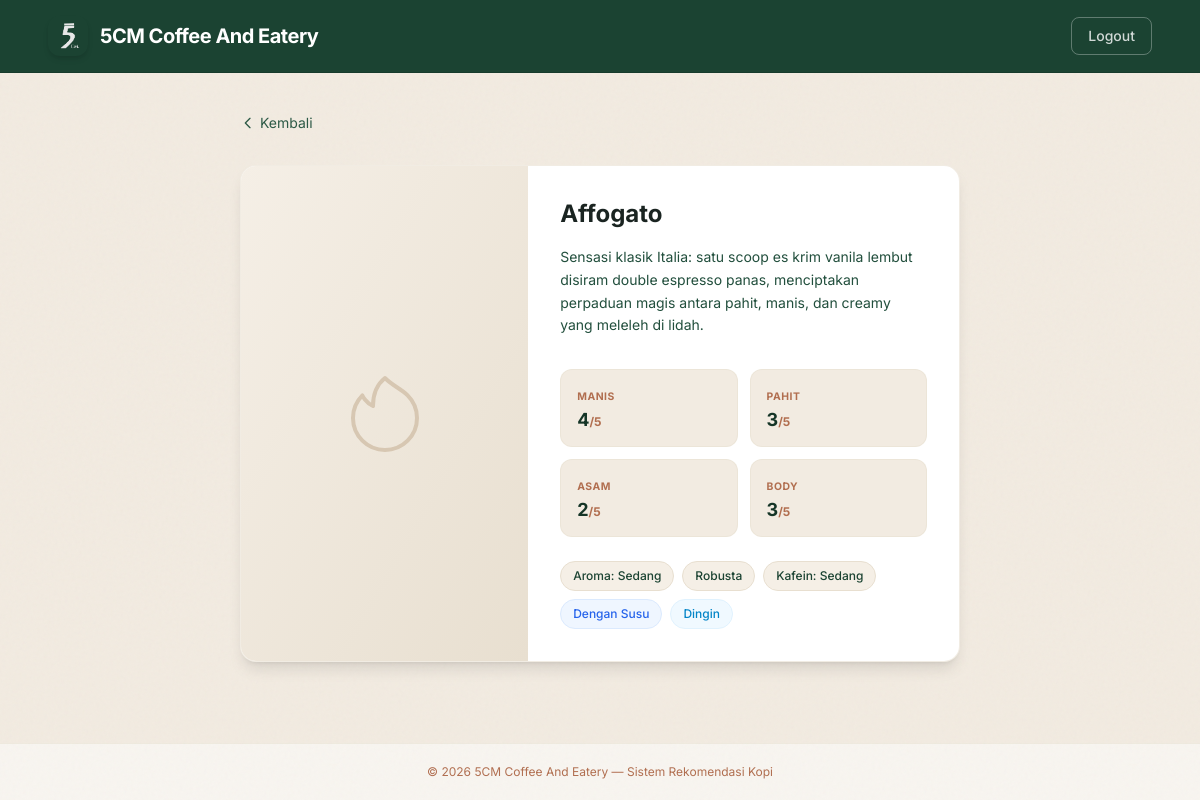
Page /coffee/2/ (signed in) on the committed database.
### recommendation/models.py (models this page shows, shortened)
class MenuKopi(models.Model):
    id_menu = models.AutoField(primary_key=True)
    nama_menu = models.CharField(max_length=100)
    kemanisan = models.IntegerField(help_text="Skala 1-5")
    kepahitan = models.IntegerField(help_text="Skala 1-5")
    keasaman = models.IntegerField(help_text="Skala 1-5")
    body = models.IntegerField(help_text="Skala 1-5")
    aroma = models.IntegerField(help_text="Skala 1-3")
    susu = models.BooleanField(default=False, help_text="0/1")
    suhu = models.BooleanField(default=True, help_text="0=dingin, 1=panas")
    jenis = models.IntegerField(help_text="Kategori")
    kafein = models.IntegerField(help_text="Level")
    description = models.TextField(blank=True, null=True) # Tambahan untuk UI
    image = models.ImageField(upload_to='coffee_images/', blank=True, null=True) # Tambahan untuk UI
    class Meta:
        db_table = 'menu_kopi'
        verbose_name = 'Menu Kopi'
        verbose_name_plural = 'Menu Kopi'

### recommendation/views.py (the view)
# urls.py: path('coffee/<int:pk>/', views.coffee_detail, name='coffee_detail'),
@login_required
def coffee_detail(request, pk):
    menu = get_object_or_404(MenuKopi, pk=pk)
    return render(request, 'recommendation/coffee_detail.html', {'menu': menu})

### recommendation/templates/recommendation/coffee_detail.html (shortened to what this page needs)
{% extends 'base.html' %}
{% block content %}
<div class="max-w-3xl mx-auto px-6 py-10 animate-fade-in">
    <a href="javascript:history.back()" class="inline-flex items-center gap-1 text-sm text-coffee-400 hover:text-coffee-600 mb-8 transition-colors">
        <svg xmlns="http://www.w3.org/2000/svg" class="h-4 w-4" fill="none" viewBox="0 0 24 24" stroke="currentColor" stroke-width="2">
            <path stroke-linecap="round" stroke-linejoin="round" d="M15 19l-7-7 7-7" />
        </svg>
        Kembali
    </a>
    <div class="bg-white rounded-2xl shadow-lg border border-coffee-100/60 overflow-hidden">
        <div class="flex flex-col md:flex-row">
            <div class="md:w-2/5 aspect-square bg-gradient-to-br from-coffee-50 to-coffee-100 flex items-center justify-center relative overflow-hidden">
                {% if menu.image %}
                    <img src="{{ menu.image.url }}" alt="{{ menu.nama_menu }}" class="w-full h-full object-cover">
                {% else %}
                    <div class="flex flex-col items-center gap-2 text-coffee-200">
                    </div>
                {% endif %}
            </div>
            <div class="md:w-3/5 p-8 flex flex-col justify-center">
                <h2 class="text-2xl font-bold text-coffee-800 mb-4">{{ menu.nama_menu }}</h2>
                <p class="text-sm text-coffee-500 leading-relaxed mb-8">{{ menu.description }}</p>
                <div class="grid grid-cols-2 gap-3">
                    <div class="bg-cream-50 rounded-xl px-4 py-3 border border-coffee-100/50">
                        <span class="text-[0.65rem] font-bold text-coffee-300 uppercase tracking-wider">Manis</span>
                        <div class="text-lg font-bold text-coffee-700">{{ menu.kemanisan }}<span class="text-xs text-coffee-300">/5</span></div>
                    </div>
                    <div class="bg-cream-50 rounded-xl px-4 py-3 border border-coffee-100/50">
                        <span class="text-[0.65rem] font-bold text-coffee-300 uppercase tracking-wider">Pahit</span>
                        <div class="text-lg font-bold text-coffee-700">{{ menu.kepahitan }}<span class="text-xs text-coffee-300">/5</span></div>
                    </div>
                    <div class="bg-cream-50 rounded-xl px-4 py-3 border border-coffee-100/50">
                        <span class="text-[0.65rem] font-bold text-coffee-300 uppercase tracking-wider">Asam</span>
                        <div class="text-lg font-bold text-coffee-700">{{ menu.keasaman }}<span class="text-xs text-coffee-300">/5</span></div>
                    </div>
                    <div class="bg-cream-50 rounded-xl px-4 py-3 border border-coffee-100/50">
                        <span class="text-[0.65rem] font-bold text-coffee-300 uppercase tracking-wider">Body</span>
                        <div class="text-lg font-bold text-coffee-700">{{ menu.body }}<span class="text-xs text-coffee-300">/5</span></div>
                    </div>
                </div>
                <div class="flex flex-wrap gap-2 mt-6">
                    <span class="text-xs bg-coffee-50 text-coffee-600 px-3 py-1.5 rounded-full font-medium border border-coffee-100">
                        Aroma:
                        {% if menu.aroma == 1 %}Ringan{% elif menu.aroma == 2 %}Sedang{% elif menu.aroma == 3 %}Kuat{% else %}{{ menu.aroma }}{% endif %}
                    </span>
                    <span class="text-xs bg-coffee-50 text-coffee-600 px-3 py-1.5 rounded-full font-medium border border-coffee-100">
                        {% if menu.jenis == 1 %}Arabica{% elif menu.jenis == 2 %}Robusta{% elif menu.jenis == 3 %}Blend{% else %}Kategori {{ menu.jenis }}{% endif %}
                    </span>
                    <span class="text-xs bg-coffee-50 text-coffee-600 px-3 py-1.5 rounded-full font-medium border border-coffee-100">
                        Kafein:
                        {% if menu.kafein == 1 %}Rendah{% elif menu.kafein == 2 %}Sedang{% elif menu.kafein == 3 %}Tinggi{% else %}{{ menu.kafein }}{% endif %}
                    </span>
                    {% if menu.susu %}
                    <span class="text-xs bg-blue-50 text-blue-600 px-3 py-1.5 rounded-full font-medium border border-blue-100">Dengan Susu</span>
                    {% endif %}
                    <span class="text-xs {% if menu.suhu %}bg-red-50 text-red-600 border-red-100{% else %}bg-sky-50 text-sky-600 border-sky-100{% endif %} px-3 py-1.5 rounded-full font-medium border">
                        {% if menu.suhu %}Panas{% else %}Dingin{% endif %}
                    </span>
                </div>
            </div>
        </div>
    </div>
</div>
{% endblock %}

### recommendation/templates/base.html (style rules this page uses)
body { font-family: 'Inter', sans-serif; }
.bg-grain::before { content: ''; position: fixed; top: 0; left: 0; right: 0; bottom: 0; pointer-events: none; z-index: 0; }
.animate-fade-in { animation: fadeInUp 0.6s ease-out forwards; }

### rows in the picture
MenuKopi: nama_menu "Affogato", description "Sensasi klasik Italia: satu scoop es krim vanila lembut disiram double espresso panas, menciptakan perpaduan magis antara pahit, manis, dan creamy yang meleleh di lidah.", kemanisan "4", kepahitan "3", keasaman "2", body "3"
